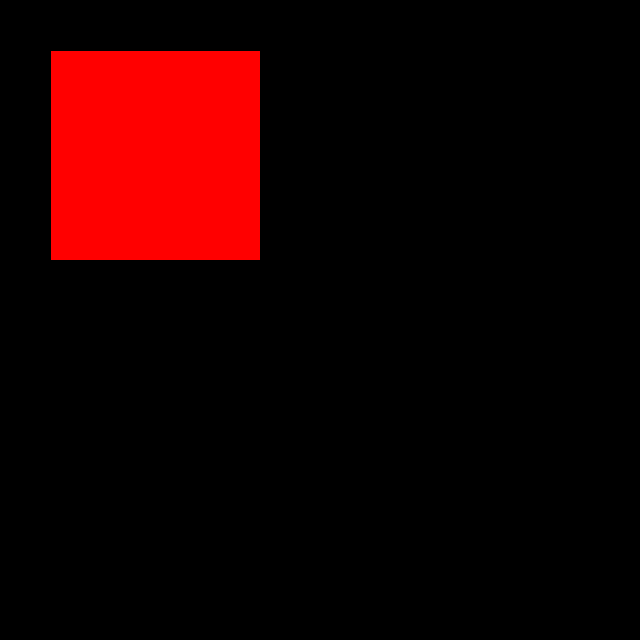
Frame 1 (no input)
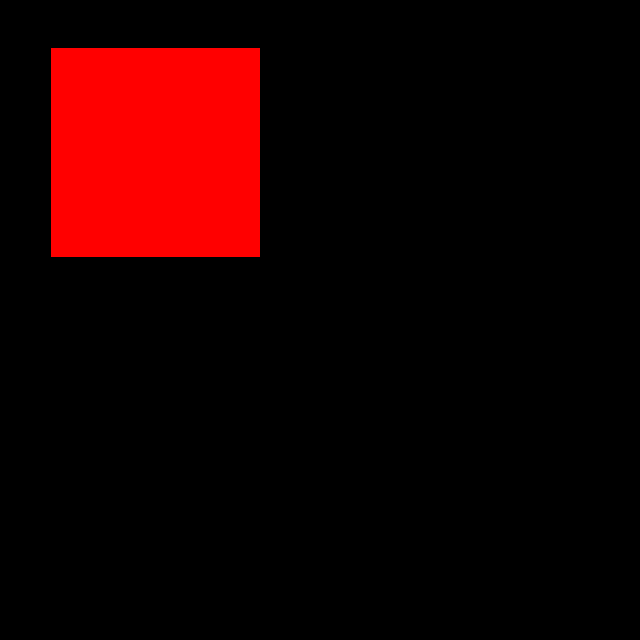
Frame 60 (the mouse pressed at the canvas centre just before this capture)
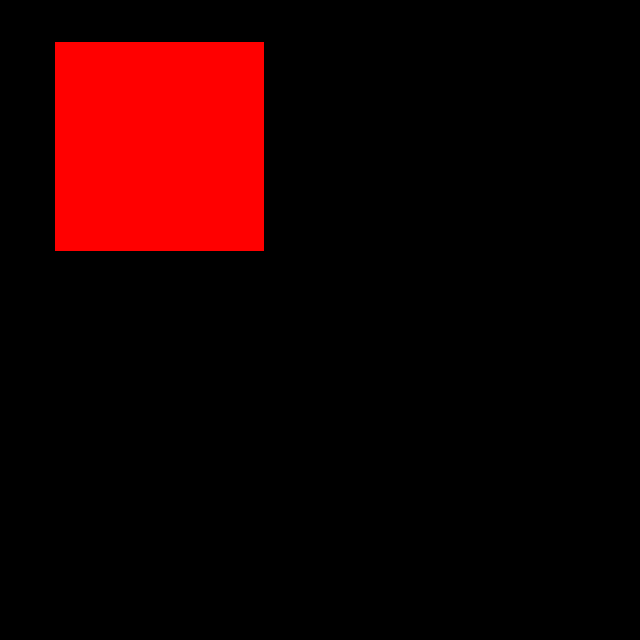
Frame 120 (the mouse held since frame 60 and released just before this capture)

The Processing sketch that drew these frames (run headless with seeded random() and noise(); from frame 60 on, the mouse is pressed at the canvas centre):

// Processing sketch: Active_Rectangle
// ── Active_Rectangle.pde
float x = width/2, y = height/2;


public void setup()
{
  size(640, 640);
  background(0, 0, 255);
}

public void draw()
{
  //Background here cleans up left over images
  background(0, 0, 0);
  //sets the color of the inside of the rect
  fill(255, 0, 0);
  //x is the x coordinate y is the y coordinate
  rect(x, y, 210, 210);

  if (key == CODED)
  {
    if (keyCode == UP)
    {
      //top border
      if (y>10) 
      {
        y--;
      }
    }
  } 

  if (key == CODED)
  {
    if (keyCode == DOWN)
    {
      //bottom border
      if (y<630) 
      {
        y++;
      }
    }
  } 

  if (key == CODED)
  {
    if (keyCode == RIGHT)
    {
      //right border
      if (x<630)
      {
        x++;
      }
    }
  } 

  if (key == CODED)
  {
    if (keyCode == LEFT)
    {
      //left border
      if (x>10)
      {
        x--;
      }
    }
  }

  int ans = int(random(4));
  switch(ans)
  {
    // up
  case 0:
    y--;
    break;
    //down

  case 1:
    y++;
    break;

    //right
  case 2:
    x++;
    break;

    //left
  case 3:
    x--;
    break;
  }
}
